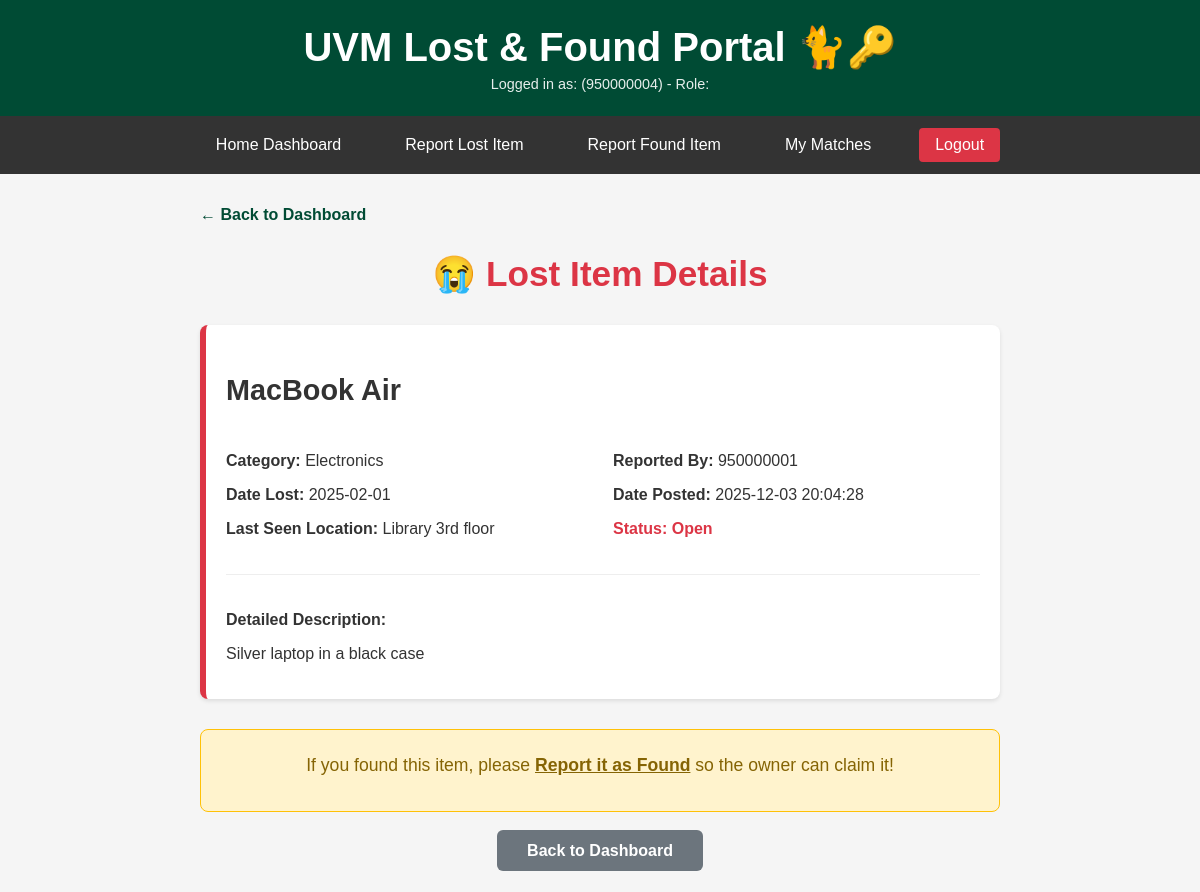
The page /lost/lost_001 (signed in) on the database its author committed.
### tables this page shows
CREATE TABLE Users (
    user_id TEXT PRIMARY KEY,
    name TEXT NOT NULL,
    email TEXT UNIQUE NOT NULL,
    phone TEXT,
    password_hash TEXT NOT NULL,
    role TEXT DEFAULT 'student' CHECK(role IN ('student', 'staff', 'admin')),
    date_joined DATE DEFAULT (strftime('%Y-%m-%d %H:%M:%S', 'now'))
);

CREATE TABLE LostPosts (
    lost_id TEXT PRIMARY KEY,
    user_id TEXT NOT NULL,
    item_name TEXT NOT NULL,
    category TEXT CHECK(category IN (
        'Electronics', 'Clothing', 'Accessories', 
        'Documents', 'Keys', 'Books', 'Other'
    )),
    description TEXT,
    date_lost DATE,
    last_seen_location TEXT,
    date_posted TIMESTAMP DEFAULT (strftime('%Y-%m-%d %H:%M:%S', 'now')),
    status TEXT DEFAULT 'open' CHECK(status IN ('open', 'matched', 'closed')),
    FOREIGN KEY (user_id) REFERENCES Users(user_id) ON DELETE CASCADE
);

### main.py (the view)
@app.get("/lost/{lost_id}", response_class=HTMLResponse)
async def lost_detail(request: Request, lost_id: str, user_id: Optional[str] = Cookie(None)):
    current_user = get_current_user(user_id)
    if not current_user:
        return RedirectResponse("/login", status_code=status.HTTP_303_SEE_OTHER)
    post = get_lost_post(lost_id)
    if not post:
        return templates.TemplateResponse(
            "error.html",
            {"request": request, "error": "Lost item not found.", **current_user},
            status_code=status.HTTP_404_NOT_FOUND
        )
    return templates.TemplateResponse(
        "lost_detail.html",
        {
            "request": request,
            "post": post,
            **current_user
        }
    )

### templates/lost_detail.html (shortened to what this page needs)
{% extends "layout.html" %}
{% block content %}
    <div style="max-width: 800px; margin: 0 auto;">
        <div style="margin-bottom: 20px;">
            <a href="/" style="color: var(--uvm-green); text-decoration: none; font-weight: bold;">← Back to Dashboard</a>
        </div>
        <div style="text-align: center; margin-bottom: 30px;">
            <h2 style="color: #dc3545; font-size: 2.2em;">😭 Lost Item Details</h2>
        </div>
        <div class="post-card lost-card" style="margin-bottom: 30px; border-left: 6px solid #dc3545;">
            <h3 style="font-size: 1.8em;">{{ post.item_name }}</h3>
            <div style="display: grid; grid-template-columns: 1fr 1fr; gap: 20px; margin: 20px 0;">
                <div>
                    <p><strong>Category:</strong> {{ post.category }}</p>
                    <p><strong>Date Lost:</strong> {{ post.date_lost }}</p>
                    <p><strong>Last Seen Location:</strong> {{ post.last_seen_location }}</p>
                </div>
                <div>
                    <p><strong>Reported By:</strong> {{ post.user_id }}</p>
                    <p><strong>Date Posted:</strong> {{ post.date_posted }}</p>
                    <p class="status-{{ post.status }}"><strong>Status:</strong> {{ post.status | capitalize }}</p>
                </div>
            </div>
            <div style="border-top: 1px solid #eee; padding-top: 20px; margin-top: 20px;">
                <p><strong>Detailed Description:</strong></p>
                <p style="white-space: pre-wrap; margin-top: 5px;">{{ post.description }}</p>
            </div>
        </div>
        {% if post.status == 'open' %}
            {% if post.user_id == user_id %}
                <div style="background-color: #e7f3ff; border: 1px solid #b3d9ff; padding: 25px; border-radius: 8px; text-align: center;">
                    <p style="color: #004085; margin: 0; font-size: 1.1em;">
                        <strong>This is your post.</strong><br>
                        If you found your item and want to claim a matching found report, go to the <a href="/" style="color: #004085; font-weight: bold;">Dashboard</a> and view the Found Items.
                    </p>
                </div>
            {% else %}
                <div style="background-color: #fff3cd; border: 1px solid #ffc107; padding: 25px; border-radius: 8px; text-align: center;">
                    <p style="color: #856404; margin: 0 0 10px 0; font-size: 1.1em;">
                        If you found this item, please <a href="/add-found" style="color: #856404; font-weight: bold;">Report it as Found</a> so the owner can claim it!
                    </p>
                </div>
            {% endif %}
        {% elif post.status == 'closed' %}
            <div class="message" style="text-align: center; padding: 25px; font-size: 1.1em; background-color: #d4edda; color: #155724;">
                <strong>✅ This item has been marked as returned to its owner.</strong>
            </div>
        {% endif %}
        <div style="text-align: center; margin-top: 30px;">
            <a href="/" style="background-color: #6c757d; color: white; padding: 12px 30px; text-decoration: none; border-radius: 6px; font-weight: bold;">Back to Dashboard</a>
        </div>
    </div>
{% endblock %}

### templates/layout.html (shortened to what this page needs)
<!DOCTYPE html>
<html lang="en">
<head>
</head>
<body>
    <header>
        <h1>UVM Lost & Found Portal 🐈🔑</h1>
        {% if user_id %}
            <p>Logged in as: {{ user_name }} ({{ user_id }}) - Role: {{ user_role | capitalize }}</p>
        {% else %}
            <p>You are viewing this as a guest. Please log in.</p>
        {% endif %}
    </header>
    {% if user_id %}
    <nav>
        <a href="/">Home Dashboard</a>
        <a href="/add-lost">Report Lost Item</a>
        <a href="/add-found">Report Found Item</a>
        <a href="/matches">My Matches</a>
        <a href="/logout" style="background-color: #dc3545;">Logout</a>
    </nav>
    {% endif %}
    <div class="container">
        {% block content %}{% endblock %}
    </div>
</body>
</html>

### templates/layout.html (style rules this page uses)
:root { --uvm-green: #004b34; --uvm-gold: #ffc72c; --light-bg: #f5f5f5; --white: #ffffff; --red-alert: #dc3545; --green-success: #28a745; }
body { font-family: 'Arial', sans-serif; margin: 0; padding: 0; background-color: var(--light-bg); color: #333; }
header { background-color: var(--uvm-green); color: var(--white); padding: 1.5em; text-align: center; }
header h1 { margin: 0; font-size: 2.5em; }
header p { margin: 5px 0 0 0; font-size: 0.9em; opacity: 0.9; }
nav { background-color: #333; padding: 0.75em 0; display: flex; justify-content: center; align-items: center; flex-wrap: wrap; }
nav a { color: var(--white); margin: 0 1em; text-decoration: none; padding: 0.5em 1em; border-radius: 4px; transition: background-color 0.2s; }
.container { width: 95%; max-width: 1400px; margin: 2em auto; }
.post-card { background-color: var(--white); padding: 20px; border-radius: 8px; box-shadow: 0 2px 4px rgba(0,0,0,0.1); transition: transform 0.2s; }
.status-open { color: var(--red-alert); font-weight: bold; }

### rows shown on the page
Users: user_id "950000004"
LostPosts: item_name "MacBook Air", category "Electronics", date_lost "2025-02-01", last_seen_location "Library 3rd floor", user_id "950000001", date_posted "2025-12-03 20:04:28", status "Open", description "Silver laptop in a black case"
